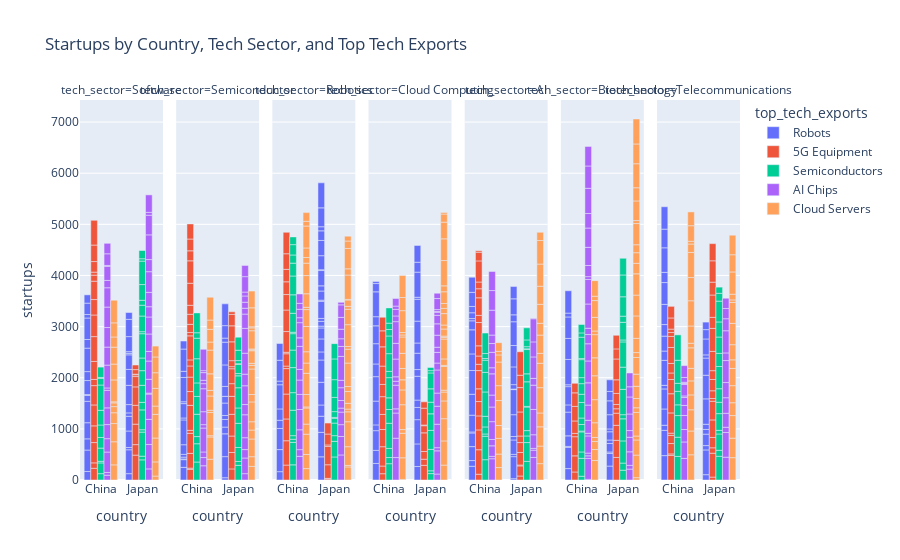

The notebook cell this image was saved under:
### Markdown cell above
### Startups by Country, Tech Sector, and Top Tech Exports

### Code cell
fig = px.bar(
    df, 
    x='country', 
    y='startups', 
    color='top_tech_exports', 
    facet_col='tech_sector', 
    title='Startups by Country, Tech Sector, and Top Tech Exports',
    labels={'market_share':'Market Share (%)'}, 
    barmode='group',
    color_continuous_scale=px.colors.sequential.Rainbow
)

fig.show()

### Figure 1 — Plotly figure (JSON) as saved in the notebook; plotly's stock layout.template omitted (floating-point values rounded to 4 significant figures)
{"data": [{"alignmentgroup": "True", "hovertemplate": "top_tech_exports=Robots<br>tech_sector=Software<br>country=%{x}<br>startups=%{y}<extra></extra>", "legendgroup": "Robots", "marker": {"color": "#636efa", "pattern": {"shape": ""}}, "name": "Robots", "offsetgroup": "Robots", "orientation": "v", "showlegend": true, "textposition": "auto", "type": "bar", "x": ["China", "China", "China", "Japan", "China", "China", "China", "China", "China", "Japan", "China", "Japan", "Japan", "China", "China", "Japan", "Japan", "Japan", "Japan", "China", "Japan", "Japan", "Japan", "Japan", "Japan", "China", "Japan", "China", "China", "Japan"], "xaxis": "x", "y": [166, 420, 219, 124, 315, 419, 114, 18, 274, 467, 175, 45, 322, 459, 169, 288, 66, 163, 376, 420, 312, 285, 29, 33, 294, 68, 338, 223, 162, 133], "yaxis": "y"}, {"alignmentgroup": "True", "hovertemplate": "top_tech_exports=Robots<br>tech_sector=Semiconductor<br>country=%{x}<br>startups=%{y}<extra></extra>", "legendgroup": "Robots", "marker": {"color": "#636efa", "pattern": {"shape": ""}}, "name": "Robots", "offsetgroup": "Robots", "orientation": "v", "showlegend": false, "textposition": "auto", "type": "bar", "x": ["China", "Japan", "China", "Japan", "Japan", "China", "China", "China", "Japan", "Japan", "Japan", "China", "Japan", "China", "China", "Japan", "China", "Japan", "China", "Japan", "China", "Japan", "Japan", "China", "China", "Japan", "Japan", "China"], "xaxis": "x2", "y": [247, 44, 151, 413, 446, 14, 35, 54, 132, 149, 78, 189, 243, 485, 38, 131, 281, 194, 36, 421, 475, 445, 79, 121, 435, 244, 426, 156], "yaxis": "y2"}, {"alignmentgroup": "True", "hovertemplate": "top_tech_exports=Robots<br>tech_sector=Robotics<br>country=%{x}<br>startups=%{y}<extra></extra>", "legendgroup": "Robots", "marker": {"color": "#636efa", "pattern": {"shape": ""}}, "name": "Robots", "offsetgroup": "Robots", "orientation": "v", "showlegend": false, "textposition": "auto", "type": "bar", "x": ["China", "Japan", "Japan", "China", "Japan", "Japan", "Japan", "Japan", "Japan", "Japan", "China", "China", "Japan", "Japan", "Japan", "China", "Japan", "Japan", "Japan", "Japan", "China", "China", "Japan", "Japan", "Japan", "China", "Japan", "Japan", "Japan", "Japan", "Japan", "China", "Japan"], "xaxis": "x3", "y": [163, 453, 479, 432, 316, 219, 444, 436, 158, 254, 413, 160, 215, 35, 93, 222, 58, 335, 22, 179, 473, 71, 101, 299, 17, 408, 274, 298, 188, 80, 369, 327, 489], "yaxis": "y3"}, {"alignmentgroup": "True", "hovertemplate": "top_tech_exports=Robots<br>tech_sector=Cloud Computing<br>country=%{x}<br>startups=%{y}<extra></extra>", "legendgroup": "Robots", "marker": {"color": "#636efa", "pattern": {"shape": ""}}, "name": "Robots", "offsetgroup": "Robots", "orientation": "v", "showlegend": false, "textposition": "auto", "type": "bar", "x": ["Japan", "Japan", "Japan", "Japan", "Japan", "Japan", "Japan", "China", "Japan", "China", "China", "China", "Japan", "Japan", "China", "China", "China", "Japan", "Japan", "Japan", "China", "Japan", "China", "China", "China", "Japan", "China", "China"], "xaxis": "x4", "y": [264, 442, 474, 239, 144, 466, 131, 324, 320, 255, 386, 113, 199, 428, 465, 478, 248, 428, 39, 491, 397, 194, 349, 179, 486, 328, 162, 38], "yaxis": "y4"}, {"alignmentgroup": "True", "hovertemplate": "top_tech_exports=Robots<br>tech_sector=AI<br>country=%{x}<br>startups=%{y}<extra></extra>", "legendgroup": "Robots", "marker": {"color": "#636efa", "pattern": {"shape": ""}}, "name": "Robots", "offsetgroup": "Robots", "orientation": "v", "showlegend": false, "textposition": "auto", "type": "bar", "x": ["China", "China", "Japan", "Japan", "China", "Japan", "China", "Japan", "China", "Japan", "Japan", "Japan", "China", "China", "China", "Japan", "China", "China", "Japan", "Japan", "Japan", "China", "China", "China", "Japan", "Japan", "China", "China", "Japan", "China", "Japan"], "xaxis": "x5", "y": [269, 111, 26, 431, 273, 44, 267, 282, 21, 67, 427, 491, 327, 409, 464, 11, 325, 471, 86, 347, 418, 176, 44, 114, 465, 135, 123, 276, 313, 296, 240], "yaxis": "y5"}, {"alignmentgroup": "True", "hovertemplate": "top_tech_exports=Robots<br>tech_sector=Biotechnology<br>country=%{x}<br>startups=%{y}<extra></extra>", "legendgroup": "Robots", "marker": {"color": "#636efa", "pattern": {"shape": ""}}, "name": "Robots", "offsetgroup": "Robots", "orientation": "v", "showlegend": false, "textposition": "auto", "type": "bar", "x": ["Japan", "Japan", "China", "Japan", "China", "China", "Japan", "China", "Japan", "Japan", "China", "Japan", "Japan", "China", "China", "China", "China", "China", "China", "China", "Japan", "Japan", "China", "Japan"], "xaxis": "x6", "y": [272, 249, 223, 27, 415, 19, 166, 206, 68, 161, 465, 56, 278, 141, 357, 36, 496, 411, 420, 75, 271, 184, 437, 227], "yaxis": "y6"}, {"alignmentgroup": "True", "hovertemplate": "top_tech_exports=Robots<br>tech_sector=Telecommunications<br>country=%{x}<br>startups=%{y}<extra></extra>", "legendgroup": "Robots", "marker": {"color": "#636efa", "pattern": {"shape": ""}}, "name": "Robots", "offsetgroup": "Robots", "orientation": "v", "showlegend": false, "textposition": "auto", "type": "bar", "x": ["Japan", "Japan", "China", "China", "China", "Japan", "Japan", "Japan", "China", "Japan", "Japan", "China", "China", "Japan", "China", "China", "China", "Japan", "China", "Japan", "China", "China", "China", "Japan", "China", "Japan", "China", "China", "Japan"], "xaxis": "x7", "y": [104, 484, 477, 494, 100, 85, 224, 92, 318, 101, 497, 392, 70, 462, 489, 182, 292, 336, 226, 62, 395, 426, 200, 311, 480, 183, 365, 438, 147], "yaxis": "y7"}, {"alignmentgroup": "True", "hovertemplate": "top_tech_exports=5G Equipment<br>tech_sector=Software<br>country=%{x}<br>startups=%{y}<extra></extra>", "legendgroup": "5G Equipment", "marker": {"color": "#EF553B", "pattern": {"shape": ""}}, "name": "5G Equipment", "offsetgroup": "5G Equipment", "orientation": "v", "showlegend": true, "textposition": "auto", "type": "bar", "x": ["Japan", "China", "Japan", "China", "Japan", "Japan", "China", "China", "China", "China", "Japan", "China", "China", "China", "China", "China", "Japan", "Japan", "Japan", "China", "China", "China", "Japan", "Japan", "China", "China", "China"], "xaxis": "x", "y": [487, 229, 205, 106, 400, 369, 397, 327, 409, 378, 360, 121, 352, 485, 423, 302, 202, 36, 11, 359, 118, 59, 89, 90, 207, 323, 484], "yaxis": "y"}, {"alignmentgroup": "True", "hovertemplate": "top_tech_exports=5G Equipment<br>tech_sector=Semiconductor<br>country=%{x}<br>startups=%{y}<extra></extra>", "legendgroup": "5G Equipment", "marker": {"color": "#EF553B", "pattern": {"shape": ""}}, "name": "5G Equipment", "offsetgroup": "5G Equipment", "orientation": "v", "showlegend": false, "textposition": "auto", "type": "bar", "x": ["Japan", "Japan", "China", "China", "China", "China", "China", "Japan", "Japan", "Japan", "Japan", "China", "Japan", "China", "China", "Japan", "China", "China", "Japan", "Japan", "China", "China", "China", "China", "Japan", "China", "Japan", "China", "China", "China", "China", "Japan", "China"], "xaxis": "x2", "y": [217, 321, 207, 25, 289, 392, 58, 322, 425, 351, 248, 489, 292, 270, 282, 41, 218, 119, 117, 368, 470, 65, 160, 197, 313, 176, 223, 431, 438, 196, 231, 51, 295], "yaxis": "y2"}, {"alignmentgroup": "True", "hovertemplate": "top_tech_exports=5G Equipment<br>tech_sector=Robotics<br>country=%{x}<br>startups=%{y}<extra></extra>", "legendgroup": "5G Equipment", "marker": {"color": "#EF553B", "pattern": {"shape": ""}}, "name": "5G Equipment", "offsetgroup": "5G Equipment", "orientation": "v", "showlegend": false, "textposition": "auto", "type": "bar", "x": ["China", "Japan", "Japan", "China", "China", "China", "China", "China", "China", "Japan", "China", "China", "China", "China", "Japan", "China", "Japan", "Japan", "China", "Japan", "China", "China"], "xaxis": "x3", "y": [292, 19, 13, 476, 426, 487, 498, 49, 241, 266, 29, 405, 421, 303, 359, 249, 29, 213, 244, 214, 305, 419], "yaxis": "y3"}, {"alignmentgroup": "True", "hovertemplate": "top_tech_exports=5G Equipment<br>tech_sector=Cloud Computing<br>country=%{x}<br>startups=%{y}<extra></extra>", "legendgroup": "5G Equipment", "marker": {"color": "#EF553B", "pattern": {"shape": ""}}, "name": "5G Equipment", "offsetgroup": "5G Equipment", "orientation": "v", "showlegend": false, "textposition": "auto", "type": "bar", "x": ["China", "Japan", "Japan", "Japan", "China", "China", "Japan", "China", "Japan", "China", "China", "China", "Japan", "Japan", "China", "Japan", "China", "China", "China"], "xaxis": "x4", "y": [123, 287, 120, 150, 150, 378, 365, 336, 140, 295, 348, 239, 13, 330, 359, 124, 376, 313, 266], "yaxis": "y4"}, {"alignmentgroup": "True", "hovertemplate": "top_tech_exports=5G Equipment<br>tech_sector=AI<br>country=%{x}<br>startups=%{y}<extra></extra>", "legendgroup": "5G Equipment", "marker": {"color": "#EF553B", "pattern": {"shape": ""}}, "name": "5G Equipment", "offsetgroup": "5G Equipment", "orientation": "v", "showlegend": false, "textposition": "auto", "type": "bar", "x": ["Japan", "China", "Japan", "China", "China", "China", "China", "Japan", "Japan", "China", "Japan", "China", "China", "China", "Japan", "China", "China", "Japan", "China", "China", "China", "China", "China", "China", "Japan", "China", "Japan", "Japan"], "xaxis": "x5", "y": [78, 113, 198, 479, 388, 274, 280, 17, 245, 249, 194, 357, 123, 162, 128, 199, 456, 471, 139, 344, 177, 132, 413, 169, 476, 28, 242, 459], "yaxis": "y5"}, {"alignmentgroup": "True", "hovertemplate": "top_tech_exports=5G Equipment<br>tech_sector=Biotechnology<br>country=%{x}<br>startups=%{y}<extra></extra>", "legendgroup": "5G Equipment", "marker": {"color": "#EF553B", "pattern": {"shape": ""}}, "name": "5G Equipment", "offsetgroup": "5G Equipment", "orientation": "v", "showlegend": false, "textposition": "auto", "type": "bar", "x": ["Japan", "China", "Japan", "Japan", "China", "China", "China", "Japan", "Japan", "Japan", "China", "Japan", "Japan", "Japan", "Japan", "China", "Japan", "China", "China"], "xaxis": "x6", "y": [441, 157, 335, 294, 315, 375, 64, 237, 86, 84, 244, 216, 266, 408, 197, 284, 265, 265, 186], "yaxis": "y6"}, {"alignmentgroup": "True", "hovertemplate": "top_tech_exports=5G Equipment<br>tech_sector=Telecommunications<br>country=%{x}<br>startups=%{y}<extra></extra>", "legendgroup": "5G Equipment", "marker": {"color": "#EF553B", "pattern": {"shape": ""}}, "name": "5G Equipment", "offsetgroup": "5G Equipment", "orientation": "v", "showlegend": false, "textposition": "auto", "type": "bar", "x": ["China", "China", "China", "China", "China", "China", "Japan", "China", "China", "Japan", "Japan", "Japan", "Japan", "China", "Japan", "China", "Japan", "China", "Japan", "China", "China", "Japan", "Japan", "Japan", "Japan", "Japan", "Japan", "China", "Japan", "China", "China", "Japan", "Japan"], "xaxis": "x7", "y": [482, 28, 203, 160, 43, 396, 57, 375, 278, 467, 106, 202, 343, 128, 365, 187, 54, 312, 151, 216, 76, 221, 172, 378, 449, 216, 437, 67, 251, 218, 227, 418, 336], "yaxis": "y7"}, {"alignmentgroup": "True", "hovertemplate": "top_tech_exports=Semiconductors<br>tech_sector=Software<br>country=%{x}<br>startups=%{y}<extra></extra>", "legendgroup": "Semiconductors", "marker": {"color": "#00cc96", "pattern": {"shape": ""}}, "name": "Semiconductors", "offsetgroup": "Semiconductors", "orientation": "v", "showlegend": true, "textposition": "auto", "type": "bar", "x": ["Japan", "China", "Japan", "Japan", "Japan", "China", "Japan", "Japan", "China", "China", "China", "Japan", "Japan", "China", "Japan", "Japan", "Japan", "China", "Japan", "China", "China", "Japan", "China", "Japan", "Japan", "Japan", "China", "Japan", "Japan"], "xaxis": "x", "y": [394, 124, 72, 471, 46, 210, 388, 148, 32, 258, 208, 333, 286, 244, 248, 475, 39, 287, 307, 495, 130, 212, 18, 96, 307, 459, 202, 46, 161], "yaxis": "y"}, {"alignmentgroup": "True", "hovertemplate": "top_tech_exports=Semiconductors<br>tech_sector=Semiconductor<br>country=%{x}<br>startups=%{y}<extra></extra>", "legendgroup": "Semiconductors", "marker": {"color": "#00cc96", "pattern": {"shape": ""}}, "name": "Semiconductors", "offsetgroup": "Semiconductors", "orientation": "v", "showlegend": false, "textposition": "auto", "type": "bar", "x": ["Japan", "China", "Japan", "Japan", "Japan", "China", "Japan", "Japan", "China", "Japan", "Japan", "Japan", "Japan", "China", "China", "Japan", "China", "China", "China", "Japan", "China", "China", "Japan"], "xaxis": "x2", "y": [287, 352, 76, 273, 473, 357, 300, 395, 140, 233, 44, 179, 15, 437, 348, 60, 265, 472, 402, 203, 107, 388, 256], "yaxis": "y2"}, {"alignmentgroup": "True", "hovertemplate": "top_tech_exports=Semiconductors<br>tech_sector=Robotics<br>country=%{x}<br>startups=%{y}<extra></extra>", "legendgroup": "Semiconductors", "marker": {"color": "#00cc96", "pattern": {"shape": ""}}, "name": "Semiconductors", "offsetgroup": "Semiconductors", "orientation": "v", "showlegend": false, "textposition": "auto", "type": "bar", "x": ["Japan", "China", "China", "Japan", "Japan", "China", "China", "Japan", "Japan", "Japan", "China", "China", "China", "China", "Japan", "China", "Japan", "China", "China", "China", "Japan", "China", "Japan", "China", "China", "China", "Japan", "China"], "xaxis": "x3", "y": [451, 296, 440, 305, 111, 61, 70, 246, 92, 19, 498, 343, 490, 343, 113, 321, 278, 28, 371, 361, 347, 368, 406, 251, 160, 202, 299, 151], "yaxis": "y3"}, {"alignmentgroup": "True", "hovertemplate": "top_tech_exports=Semiconductors<br>tech_sector=Cloud Computing<br>country=%{x}<br>startups=%{y}<extra></extra>", "legendgroup": "Semiconductors", "marker": {"color": "#00cc96", "pattern": {"shape": ""}}, "name": "Semiconductors", "offsetgroup": "Semiconductors", "orientation": "v", "showlegend": false, "textposition": "auto", "type": "bar", "x": ["Japan", "Japan", "China", "Japan", "China", "Japan", "China", "China", "China", "Japan", "China", "Japan", "Japan", "Japan", "China", "China", "China", "China", "Japan", "China", "China", "Japan", "China"], "xaxis": "x4", "y": [125, 55, 319, 419, 120, 371, 178, 493, 269, 324, 228, 228, 261, 311, 395, 122, 347, 346, 45, 127, 123, 61, 299], "yaxis": "y4"}, {"alignmentgroup": "True", "hovertemplate": "top_tech_exports=Semiconductors<br>tech_sector=AI<br>country=%{x}<br>startups=%{y}<extra></extra>", "legendgroup": "Semiconductors", "marker": {"color": "#00cc96", "pattern": {"shape": ""}}, "name": "Semiconductors", "offsetgroup": "Semiconductors", "orientation": "v", "showlegend": false, "textposition": "auto", "type": "bar", "x": ["Japan", "Japan", "Japan", "Japan", "China", "China", "Japan", "China", "China", "Japan", "Japan", "China", "Japan", "China", "Japan", "Japan", "Japan", "China", "China", "Japan", "China", "Japan", "China", "China"], "xaxis": "x5", "y": [364, 368, 130, 104, 397, 459, 461, 44, 138, 12, 481, 208, 156, 476, 475, 14, 42, 383, 238, 133, 33, 236, 97, 401], "yaxis": "y5"}, {"alignmentgroup": "True", "hovertemplate": "top_tech_exports=Semiconductors<br>tech_sector=Biotechnology<br>country=%{x}<br>startups=%{y}<extra></extra>", "legendgroup": "Semiconductors", "marker": {"color": "#00cc96", "pattern": {"shape": ""}}, "name": "Semiconductors", "offsetgroup": "Semiconductors", "orientation": "v", "showlegend": false, "textposition": "auto", "type": "bar", "x": ["Japan", "Japan", "China", "China", "Japan", "China", "China", "China", "China", "China", "Japan", "China", "Japan", "China", "China", "China", "Japan", "China", "Japan", "Japan", "China", "China", "China", "Japan", "China", "Japan", "Japan", "Japan", "Japan", "Japan"], "xaxis": "x6", "y": [192, 139, 74, 350, 434, 125, 392, 16, 128, 127, 431, 304, 81, 161, 207, 118, 496, 352, 434, 494, 21, 418, 84, 38, 164, 345, 120, 379, 427, 326], "yaxis": "y6"}, {"alignmentgroup": "True", "hovertemplate": "top_tech_exports=Semiconductors<br>tech_sector=Telecommunications<br>country=%{x}<br>startups=%{y}<extra></extra>", "legendgroup": "Semiconductors", "marker": {"color": "#00cc96", "pattern": {"shape": ""}}, "name": "Semiconductors", "offsetgroup": "Semiconductors", "orientation": "v", "showlegend": false, "textposition": "auto", "type": "bar", "x": ["Japan", "Japan", "China", "China", "Japan", "Japan", "Japan", "China", "Japan", "China", "Japan", "China", "China", "Japan", "Japan", "Japan", "Japan", "China", "Japan", "Japan", "Japan", "China"], "xaxis": "x7", "y": [464, 117, 461, 376, 319, 71, 327, 423, 222, 210, 265, 264, 157, 435, 257, 319, 295, 451, 407, 153, 121, 496], "yaxis": "y7"}, {"alignmentgroup": "True", "hovertemplate": "top_tech_exports=AI Chips<br>tech_sector=Software<br>country=%{x}<br>startups=%{y}<extra></extra>", "legendgroup": "AI Chips", "marker": {"color": "#ab63fa", "pattern": {"shape": ""}}, "name": "AI Chips", "offsetgroup": "AI Chips", "orientation": "v", "showlegend": true, "textposition": "auto", "type": "bar", "x": ["Japan", "Japan", "China", "China", "Japan", "Japan", "China", "Japan", "Japan", "China", "China", "Japan", "China", "Japan", "China", "Japan", "China", "China", "Japan", "China", "China", "Japan", "Japan", "China", "Japan", "China", "Japan", "China", "China", "Japan", "Japan", "Japan", "China", "China", "Japan", "China"], "xaxis": "x", "y": [217, 478, 93, 54, 491, 495, 400, 18, 271, 261, 276, 356, 327, 188, 343, 341, 46, 447, 333, 352, 383, 201, 280, 400, 405, 378, 237, 143, 275, 483, 384, 56, 18, 228, 342, 205], "yaxis": "y"}, {"alignmentgroup": "True", "hovertemplate": "top_tech_exports=AI Chips<br>tech_sector=Semiconductor<br>country=%{x}<br>startups=%{y}<extra></extra>", "legendgroup": "AI Chips", "marker": {"color": "#ab63fa", "pattern": {"shape": ""}}, "name": "AI Chips", "offsetgroup": "AI Chips", "orientation": "v", "showlegend": false, "textposition": "auto", "type": "bar", "x": ["China", "China", "Japan", "Japan", "Japan", "China", "Japan", "China", "Japan", "China", "Japan", "Japan", "Japan", "Japan", "China", "Japan", "China", "China", "Japan", "Japan", "China", "Japan", "Japan", "China", "China", "Japan", "China", "Japan", "Japan"], "xaxis": "x2", "y": [278, 161, 124, 306, 165, 109, 232, 468, 449, 66, 200, 367, 227, 410, 254, 485, 449, 99, 280, 114, 66, 118, 122, 150, 39, 76, 417, 302, 220], "yaxis": "y2"}, {"alignmentgroup": "True", "hovertemplate": "top_tech_exports=AI Chips<br>tech_sector=Robotics<br>country=%{x}<br>startups=%{y}<extra></extra>", "legendgroup": "AI Chips", "marker": {"color": "#ab63fa", "pattern": {"shape": ""}}, "name": "AI Chips", "offsetgroup": "AI Chips", "orientation": "v", "showlegend": false, "textposition": "auto", "type": "bar", "x": ["China", "China", "China", "Japan", "Japan", "China", "China", "Japan", "China", "Japan", "Japan", "China", "Japan", "China", "Japan", "China", "China", "China", "Japan", "China", "China", "Japan", "Japan", "Japan", "Japan", "China", "Japan", "Japan", "Japan"], "xaxis": "x3", "y": [463, 131, 388, 490, 361, 397, 295, 231, 281, 246, 78, 207, 149, 451, 250, 167, 297, 97, 145, 165, 116, 467, 195, 150, 187, 183, 232, 244, 49], "yaxis": "y3"}, {"alignmentgroup": "True", "hovertemplate": "top_tech_exports=AI Chips<br>tech_sector=Cloud Computing<br>country=%{x}<br>startups=%{y}<extra></extra>", "legendgroup": "AI Chips", "marker": {"color": "#ab63fa", "pattern": {"shape": ""}}, "name": "AI Chips", "offsetgroup": "AI Chips", "orientation": "v", "showlegend": false, "textposition": "auto", "type": "bar", "x": ["Japan", "Japan", "China", "Japan", "China", "Japan", "China", "Japan", "Japan", "China", "Japan", "China", "Japan", "China", "Japan", "Japan", "Japan", "Japan", "Japan", "Japan", "China", "China", "Japan", "Japan", "China", "China", "Japan", "China", "China", "Japan", "China", "China"], "xaxis": "x4", "y": [117, 453, 439, 62, 378, 459, 493, 352, 257, 81, 452, 463, 135, 77, 209, 101, 235, 222, 167, 57, 87, 347, 17, 37, 308, 424, 217, 111, 129, 104, 64, 148], "yaxis": "y4"}, {"alignmentgroup": "True", "hovertemplate": "top_tech_exports=AI Chips<br>tech_sector=AI<br>country=%{x}<br>startups=%{y}<extra></extra>", "legendgroup": "AI Chips", "marker": {"color": "#ab63fa", "pattern": {"shape": ""}}, "name": "AI Chips", "offsetgroup": "AI Chips", "orientation": "v", "showlegend": false, "textposition": "auto", "type": "bar", "x": ["China", "Japan", "Japan", "China", "China", "China", "China", "Japan", "China", "China", "China", "China", "China", "China", "Japan", "Japan", "Japan", "Japan", "China", "Japan", "Japan", "Japan", "China", "Japan", "China", "China"], "xaxis": "x5", "y": [416, 441, 142, 46, 206, 124, 349, 35, 286, 234, 415, 119, 302, 172, 267, 495, 475, 133, 165, 419, 294, 452, 487, 12, 384, 373], "yaxis": "y5"}, {"alignmentgroup": "True", "hovertemplate": "top_tech_exports=AI Chips<br>tech_sector=Biotechnology<br>country=%{x}<br>startups=%{y}<extra></extra>", "legendgroup": "AI Chips", "marker": {"color": "#ab63fa", "pattern": {"shape": ""}}, "name": "AI Chips", "offsetgroup": "AI Chips", "orientation": "v", "showlegend": false, "textposition": "auto", "type": "bar", "x": ["China", "China", "Japan", "China", "China", "China", "China", "China", "Japan", "China", "China", "China", "Japan", "Japan", "China", "Japan", "Japan", "China", "Japan", "China", "China", "China", "China", "China", "China", "China", "China", "China", "Japan", "China", "China", "Japan"], "xaxis": "x6", "y": [12, 410, 213, 50, 54, 336, 51, 255, 73, 297, 435, 428, 265, 285, 336, 131, 324, 181, 333, 123, 474, 480, 55, 218, 355, 378, 284, 493, 199, 436, 383, 270], "yaxis": "y6"}, {"alignmentgroup": "True", "hovertemplate": "top_tech_exports=AI Chips<br>tech_sector=Telecommunications<br>country=%{x}<br>startups=%{y}<extra></extra>", "legendgroup": "AI Chips", "marker": {"color": "#ab63fa", "pattern": {"shape": ""}}, "name": "AI Chips", "offsetgroup": "AI Chips", "orientation": "v", "showlegend": false, "textposition": "auto", "type": "bar", "x": ["China", "Japan", "Japan", "China", "China", "Japan", "Japan", "China", "China", "China", "China", "Japan", "Japan", "China", "China", "Japan", "Japan", "China", "Japan", "Japan", "Japan", "China", "China", "Japan"], "xaxis": "x7", "y": [422, 446, 483, 322, 243, 102, 274, 275, 196, 155, 31, 304, 297, 226, 20, 430, 149, 21, 434, 235, 200, 94, 232, 201], "yaxis": "y7"}, {"alignmentgroup": "True", "hovertemplate": "top_tech_exports=Cloud Servers<br>tech_sector=Software<br>country=%{x}<br>startups=%{y}<extra></extra>", "legendgroup": "Cloud Servers", "marker": {"color": "#FFA15A", "pattern": {"shape": ""}}, "name": "Cloud Servers", "offsetgroup": "Cloud Servers", "orientation": "v", "showlegend": true, "textposition": "auto", "type": "bar", "x": ["China", "China", "Japan", "Japan", "China", "Japan", "Japan", "Japan", "China", "Japan", "China", "China", "China", "Japan", "Japan", "China", "China", "China", "China", "China", "Japan", "China"], "xaxis": "x", "y": [296, 452, 77, 277, 356, 467, 463, 162, 211, 346, 120, 73, 21, 306, 308, 428, 310, 331, 199, 276, 213, 443], "yaxis": "y"}, {"alignmentgroup": "True", "hovertemplate": "top_tech_exports=Cloud Servers<br>tech_sector=Semiconductor<br>country=%{x}<br>startups=%{y}<extra></extra>", "legendgroup": "Cloud Servers", "marker": {"color": "#FFA15A", "pattern": {"shape": ""}}, "name": "Cloud Servers", "offsetgroup": "Cloud Servers", "orientation": "v", "showlegend": false, "textposition": "auto", "type": "bar", "x": ["China", "China", "Japan", "Japan", "Japan", "Japan", "Japan", "China", "China", "China", "Japan", "China", "China", "China", "Japan", "Japan", "Japan", "Japan", "China", "Japan", "Japan", "China", "China", "Japan", "Japan", "Japan", "Japan", "China", "Japan", "China", "Japan"], "xaxis": "x2", "y": [407, 435, 266, 190, 346, 175, 162, 25, 454, 43, 388, 279, 110, 323, 145, 499, 71, 39, 464, 247, 18, 158, 249, 18, 355, 56, 20, 181, 372, 446, 327], "yaxis": "y2"}, {"alignmentgroup": "True", "hovertemplate": "top_tech_exports=Cloud Servers<br>tech_sector=Robotics<br>country=%{x}<br>startups=%{y}<extra></extra>", "legendgroup": "Cloud Servers", "marker": {"color": "#FFA15A", "pattern": {"shape": ""}}, "name": "Cloud Servers", "offsetgroup": "Cloud Servers", "orientation": "v", "showlegend": false, "textposition": "auto", "type": "bar", "x": ["Japan", "China", "China", "Japan", "China", "Japan", "Japan", "Japan", "Japan", "Japan", "Japan", "Japan", "China", "Japan", "China", "China", "China", "China", "China", "China", "China", "China", "Japan", "China", "Japan", "Japan", "Japan", "Japan", "China", "Japan", "China", "Japan", "Japan", "Japan", "China", "Japan", "China", "China", "China", "China", "Japan", "China", "Japan"], "xaxis": "x3", "y": [256, 223, 276, 29, 397, 366, 488, 194, 54, 113, 230, 98, 197, 459, 316, 21, 242, 415, 200, 221, 494, 330, 271, 45, 53, 427, 301, 57, 265, 125, 356, 11, 476, 122, 243, 398, 110, 187, 429, 92, 146, 170, 95], "yaxis": "y3"}, {"alignmentgroup": "True", "hovertemplate": "top_tech_exports=Cloud Servers<br>tech_sector=Cloud Computing<br>country=%{x}<br>startups=%{y}<extra></extra>", "legendgroup": "Cloud Servers", "marker": {"color": "#FFA15A", "pattern": {"shape": ""}}, "name": "Cloud Servers", "offsetgroup": "Cloud Servers", "orientation": "v", "showlegend": false, "textposition": "auto", "type": "bar", "x": ["Japan", "Japan", "Japan", "China", "Japan", "Japan", "China", "Japan", "China", "China", "China", "Japan", "Japan", "Japan", "Japan", "Japan", "Japan", "Japan", "China", "China", "China", "China", "China", "Japan", "Japan", "Japan", "Japan", "China", "Japan", "Japan", "Japan", "China", "China", "Japan", "Japan", "Japan", "Japan", "China", "China"], "xaxis": "x4", "y": [291, 474, 434, 11, 348, 173, 423, 36, 480, 72, 486, 464, 21, 127, 389, 32, 25, 139, 290, 197, 222, 296, 320, 78, 223, 102, 96, 40, 229, 116, 495, 47, 428, 424, 327, 158, 30, 257, 430], "yaxis": "y4"}, {"alignmentgroup": "True", "hovertemplate": "top_tech_exports=Cloud Servers<br>tech_sector=AI<br>country=%{x}<br>startups=%{y}<extra></extra>", "legendgroup": "Cloud Servers", "marker": {"color": "#FFA15A", "pattern": {"shape": ""}}, "name": "Cloud Servers", "offsetgroup": "Cloud Servers", "orientation": "v", "showlegend": false, "textposition": "auto", "type": "bar", "x": ["Japan", "Japan", "China", "China", "China", "China", "Japan", "Japan", "China", "Japan", "China", "Japan", "Japan", "Japan", "Japan", "Japan", "China", "China", "Japan", "China", "Japan", "China", "Japan", "Japan"], "xaxis": "x5", "y": [320, 344, 243, 264, 307, 251, 375, 272, 489, 495, 291, 477, 193, 358, 231, 371, 462, 139, 354, 71, 433, 169, 461, 160], "yaxis": "y5"}, {"alignmentgroup": "True", "hovertemplate": "top_tech_exports=Cloud Servers<br>tech_sector=Biotechnology<br>country=%{x}<br>startups=%{y}<extra></extra>", "legendgroup": "Cloud Servers", "marker": {"color": "#FFA15A", "pattern": {"shape": ""}}, "name": "Cloud Servers", "offsetgroup": "Cloud Servers", "orientation": "v", "showlegend": false, "textposition": "auto", "type": "bar", "x": ["Japan", "Japan", "Japan", "China", "China", "Japan", "China", "Japan", "China", "Japan", "Japan", "Japan", "Japan", "China", "Japan", "Japan", "China", "Japan", "Japan", "China", "China", "China", "Japan", "China", "China", "Japan", "China", "Japan", "Japan", "Japan", "Japan", "Japan", "Japan", "China", "Japan", "China", "Japan", "Japan", "Japan"], "xaxis": "x6", "y": [46, 441, 296, 382, 214, 77, 156, 462, 80, 91, 181, 238, 238, 287, 326, 96, 452, 279, 438, 467, 351, 454, 407, 71, 267, 416, 328, 206, 207, 156, 414, 59, 384, 85, 257, 305, 470, 387, 488], "yaxis": "y6"}, {"alignmentgroup": "True", "hovertemplate": "top_tech_exports=Cloud Servers<br>tech_sector=Telecommunications<br>country=%{x}<br>startups=%{y}<extra></extra>", "legendgroup": "Cloud Servers", "marker": {"color": "#FFA15A", "pattern": {"shape": ""}}, "name": "Cloud Servers", "offsetgroup": "Cloud Servers", "orientation": "v", "showlegend": false, "textposition": "auto", "type": "bar", "x": ["China", "Japan", "Japan", "China", "China", "China", "China", "China", "Japan", "China", "Japan", "China", "Japan", "China", "Japan", "Japan", "China", "China", "Japan", "Japan", "Japan", "China", "Japan", "Japan", "Japan", "China", "China", "Japan", "Japan", "China", "China"], "xaxis": "x7", "y": [493, 437, 381, 465, 415, 291, 274, 246, 442, 401, 251, 90, 334, 337, 337, 168, 493, 454, 296, 417, 410, 491, 49, 111, 436, 165, 54, 336, 382, 304, 270], "yaxis": "y7"}], "layout": {"annotations": [{"font": {}, "showarrow": false, "text": "tech_sector=Software", "x": 0.06286, "xanchor": "center", "xref": "paper", "y": 1, "yanchor": "bottom", "yref": "paper"}, {"font": {}, "showarrow": false, "text": "tech_sector=Semiconductor", "x": 0.2086, "xanchor": "center", "xref": "paper", "y": 1, "yanchor": "bottom", "yref": "paper"}, {"font": {}, "showarrow": false, "text": "tech_sector=Robotics", "x": 0.3543, "xanchor": "center", "xref": "paper", "y": 1, "yanchor": "bottom", "yref": "paper"}, {"font": {}, "showarrow": false, "text": "tech_sector=Cloud Computing", "x": 0.5, "xanchor": "center", "xref": "paper", "y": 1, "yanchor": "bottom", "yref": "paper"}, {"font": {}, "showarrow": false, "text": "tech_sector=AI", "x": 0.6457, "xanchor": "center", "xref": "paper", "y": 1, "yanchor": "bottom", "yref": "paper"}, {"font": {}, "showarrow": false, "text": "tech_sector=Biotechnology", "x": 0.7914, "xanchor": "center", "xref": "paper", "y": 1, "yanchor": "bottom", "yref": "paper"}, {"font": {}, "showarrow": false, "text": "tech_sector=Telecommunications", "x": 0.9371, "xanchor": "center", "xref": "paper", "y": 1, "yanchor": "bottom", "yref": "paper"}], "barmode": "group", "legend": {"title": {"text": "top_tech_exports"}, "tracegroupgap": 0}, "title": {"text": "Startups by Country, Tech Sector, and Top Tech Exports"}, "xaxis": {"anchor": "y", "domain": [0, 0.1257], "title": {"text": "country"}}, "xaxis2": {"anchor": "y2", "domain": [0.1457, 0.2714], "matches": "x", "title": {"text": "country"}}, "xaxis3": {"anchor": "y3", "domain": [0.2914, 0.4171], "matches": "x", "title": {"text": "country"}}, "xaxis4": {"anchor": "y4", "domain": [0.4371, 0.5629], "matches": "x", "title": {"text": "country"}}, "xaxis5": {"anchor": "y5", "domain": [0.5829, 0.7086], "matches": "x", "title": {"text": "country"}}, "xaxis6": {"anchor": "y6", "domain": [0.7286, 0.8543], "matches": "x", "title": {"text": "country"}}, "xaxis7": {"anchor": "y7", "domain": [0.8743, 1.0], "matches": "x", "title": {"text": "country"}}, "yaxis": {"anchor": "x", "domain": [0, 1], "title": {"text": "startups"}}, "yaxis2": {"anchor": "x2", "domain": [0, 1], "matches": "y", "showticklabels": false}, "yaxis3": {"anchor": "x3", "domain": [0, 1], "matches": "y", "showticklabels": false}, "yaxis4": {"anchor": "x4", "domain": [0, 1], "matches": "y", "showticklabels": false}, "yaxis5": {"anchor": "x5", "domain": [0, 1], "matches": "y", "showticklabels": false}, "yaxis6": {"anchor": "x6", "domain": [0, 1], "matches": "y", "showticklabels": false}, "yaxis7": {"anchor": "x7", "domain": [0, 1], "matches": "y", "showticklabels": false}}}
